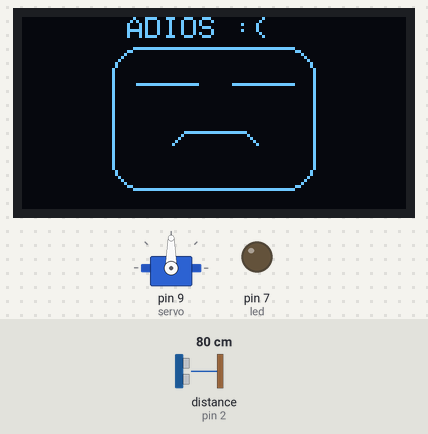
A sketch run on a simulated Arduino Uno, built with avr-gcc and run on an emulated ATmega328P. On the bench: 128×64 one-colour display, servo, output pins drawn as LEDs (lit = HIGH). Wiring (inferred from the names in the program): ultrasonic range finder: trigger pin 3; echo pin 2. The inputs (shaded band) are chosen by the test bench; at power-on: distance to the obstacle (sensor on pin 2) 80 cm. The echo pulse lasts 58.3 µs per cm; the display library's start-up logo is not drawn; pins used as bus, display or sensor lines are not drawn.

Above: at 1.2 s.
1.3 s: distance to the obstacle (sensor on pin 2) set to 22 cm
2.8 s: distance to the obstacle (sensor on pin 2) set to 19 cm
At 4.0 s:
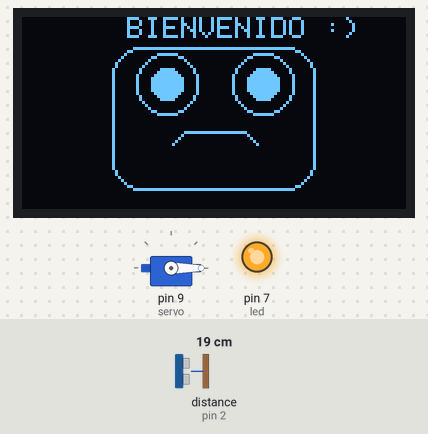
4.3 s: distance to the obstacle (sensor on pin 2) set to 35 cm
At 5.0 s:
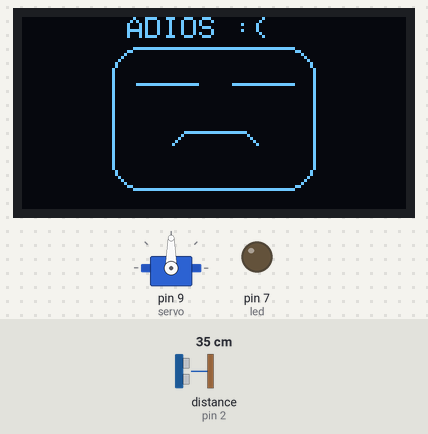
5.8 s: distance to the obstacle (sensor on pin 2) set to 2 cm
At 6.5 s:
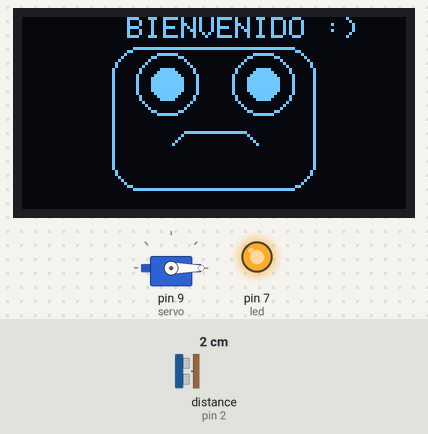
7.3 s: distance to the obstacle (sensor on pin 2) set to 60 cm
At 8.4 s:
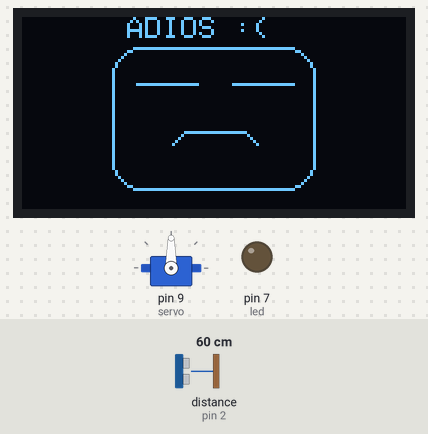
Timing chart, 0 to 9.8 s (numbered marks = the images above; inputs shaded):
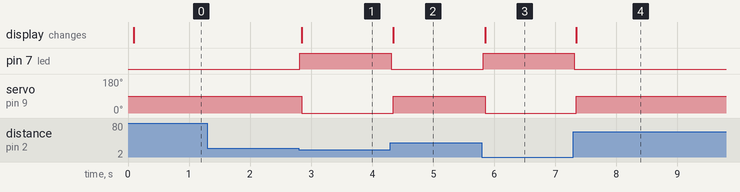

The sketch:

Caja.ino
```cpp
#include <Servo.h>
#include <SPI.h>
#include <Wire.h>
#include <Adafruit_GFX.h>
#include <Adafruit_SSD1306.h>

Adafruit_SSD1306 display(-1);

//Servo
Servo servo;
const byte ang_min = 90;
const byte ang_max = 0;

//Sensor proximidad
const byte trigg = 3;
const byte echo = 2;

//led
int led = 7;

void setup() {
  Serial.begin(9600);
  display.begin(SSD1306_SWITCHCAPVCC, 0x3C);
  display.display();
  //delay(2000);
  display.clearDisplay();

  pinMode(trigg, OUTPUT);
  pinMode(echo, INPUT);
  digitalWrite(trigg, LOW);

  servo.attach(9);

  pinMode(led,OUTPUT);
}

void loop() {
  int distancia = mide_distancia();

  abrirBote(distancia);
  cerrarBote(distancia);
}

void gatillo(){
  digitalWrite(trigg, HIGH);
  delayMicroseconds(10);
  digitalWrite(trigg, LOW);
}

int mide_distancia(){
  gatillo();
  long tiempo = pulseIn(echo, HIGH);
  int distancia = tiempo/58;
  return distancia;
}

void abrirBote(int distancia){
    if(distancia < 20){
        servo.write(ang_max);
        digitalWrite(led,HIGH);
        mensajeB();
    }
}

void cerrarBote(int distancia){
    if(distancia > 20){
      servo.write(ang_min);
      digitalWrite(led,LOW);
      mensajeA();
    }
}


void animacion(bool ojos_cerrados) {
  int desplazamiento_y = -10;  // Desplazar la animación 10 píxeles hacia arriba

  // OJOS
  if (!ojos_cerrados) {
    display.drawCircle(48, 32 + desplazamiento_y, 10, WHITE);  // Ojo izquierdo
    display.fillCircle(48, 32 + desplazamiento_y, 5, WHITE);   // Pupila izquierda
    display.drawCircle(80, 32 + desplazamiento_y, 10, WHITE);  // Ojo derecho
    display.fillCircle(80, 32 + desplazamiento_y, 5, WHITE);   // Pupila derecha
  } else {
    // Ojos cerrados (líneas horizontales)
    display.drawLine(38, 32 + desplazamiento_y, 58, 32 + desplazamiento_y, WHITE);  // Ojo izquierdo cerrado
    display.drawLine(70, 32 + desplazamiento_y, 90, 32 + desplazamiento_y, WHITE); // Ojo derecho cerrado
  }


  // BOCA
  display.drawLine(54, 48 + desplazamiento_y, 74, 48 + desplazamiento_y, WHITE);
  display.drawLine(54, 48 + desplazamiento_y, 50, 52 + desplazamiento_y, WHITE);
  display.drawLine(74, 48 + desplazamiento_y, 78, 52 + desplazamiento_y, WHITE);

  display.drawRoundRect(30, 20 + desplazamiento_y, 68, 48, 10, WHITE);
}

void mensajeB(){
  display.clearDisplay();

  display.setTextSize(1);
  display.setTextColor(WHITE);
  display.setCursor(35, 0);
  display.print("BIENVENIDO :)");
  animacion(false);
  display.display();
}

void mensajeA(){
  display.clearDisplay();

  display.setTextSize(1);
  display.setTextColor(WHITE);
  display.setCursor(35, 0);
  display.print("ADIOS :(");
  animacion(true);
  display.display();
}
```

Measured:
- the behaviour switches between 21 and 20 cm on distance to the obstacle (sensor on pin 2) (found by bisection; images 0 and 1)
- after the input at 1.3 s, every drawn part: stays the same
- after the input at 2.8 s, pin 7 (led): LOW → HIGH at once; servo on pin 9 (servo): 90° → 0° after 0.05 s; the display: changes after 0.05 s (image 1)
- after the input at 4.3 s, pin 7 (led): HIGH → LOW at once; servo on pin 9 (servo): 0° → 90° after 0.05 s; the display: changes after 0.05 s (image 2)
- after the input at 5.8 s, pin 7 (led): LOW → HIGH at once; servo on pin 9 (servo): 90° → 0° after 0.05 s; the display: changes after 0.05 s (image 3)
- after the input at 7.3 s, pin 7 (led): HIGH → LOW at once; servo on pin 9 (servo): 0° → 90° at once; the display: changes at once (image 4)
